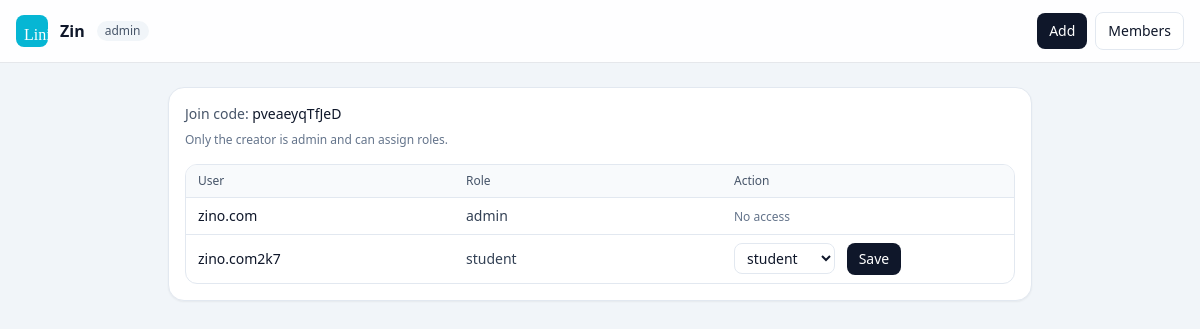
The app's page /boards/1/members/ (signed in) with its own data.
### board/models.py (models this page shows, shortened)
class Board(models.Model):
    name = models.CharField(max_length=120, default="Untitled board")
    created_by = models.ForeignKey(
        settings.AUTH_USER_MODEL,
        on_delete=models.CASCADE,
        related_name="created_boards",
    )
    join_code = models.CharField(max_length=16, unique=True, db_index=True)
    created_at = models.DateTimeField(auto_now_add=True)

class BoardMember(models.Model):
    ROLE_ADMIN = "admin"
    ROLE_MENTOR = "mentor"
    ROLE_STUDENT = "student"
    ROLE_SPECTATOR = "spectator"
    ROLE_CHOICES = [
        (ROLE_ADMIN, "Admin"),
        (ROLE_MENTOR, "Mentor"),
        (ROLE_STUDENT, "Student"),
        (ROLE_SPECTATOR, "Spectator"),
    ]
    board = models.ForeignKey(Board, on_delete=models.CASCADE, related_name="members")
    user = models.ForeignKey(settings.AUTH_USER_MODEL, on_delete=models.CASCADE, related_name="board_memberships")
    role = models.CharField(max_length=12, choices=ROLE_CHOICES, default=ROLE_SPECTATOR)
    joined_at = models.DateTimeField(auto_now_add=True)
    class Meta:
        unique_together = [("board", "user")]

### board/views.py (the view)
# urls.py: path("boards/<int:board_id>/members/", views.members_view, name="members_view"),
@login_required
def members_view(request, board_id: int):
    b = get_object_or_404(Board, id=board_id)
    try:
        role = require_member(b, request.user)
    except PermissionError:
        return _forbidden("not_member")
    members = BoardMember.objects.select_related("user").filter(board=b).order_by("role", "user__username")
    return render(
        request,
        "board/members.html",
        {
            "board": b,
            "role": role,
            "members": members,
        },
    )

### board/permissions.py (called while the page is built)
def get_role(board, user):
    if not user.is_authenticated:
        return None
    m = BoardMember.objects.filter(board=board, user=user).first()
    return m.role if m else None

def require_member(board, user):
    role = get_role(board, user)
    if not role:
        raise PermissionError("not_member")
    return role

### board/templates/board/members.html (shortened to what this page needs)
<!doctype html>
<html lang="en">
<head>
  <script src="https://cdn.tailwindcss.com"></script>
</head>
<body class="min-h-screen bg-slate-100 text-slate-900">
  <header class="sticky top-0 z-40 border-b bg-white/90 backdrop-blur">
    <div class="mx-auto flex max-w-7xl items-center justify-between px-4 py-3">
      <div class="flex items-center gap-3">
        <a href="{% url 'board:home' %}"><div class="h-8 w-8 rounded-lg bg-cyan-500 font-serif text-white p-2">Lini</div></a>
        <div class="font-semibold">{{ board.name }}</div>
        <span class="rounded-full bg-slate-100 px-2 py-0.5 text-xs text-slate-600">{{ role }}</span>
      </div>
      <div class="flex items-center gap-2">
        <button id="newListBtn" class="rounded-lg bg-slate-900 px-3 py-2 text-sm font-medium text-white hover:bg-slate-800">
          Add
        </button>
        <a class="rounded-lg border border-slate-200 bg-white px-3 py-2 text-sm hover:bg-slate-50" href="{% url 'board:members_view' board.id %}">
          Members
        </a>
      </div>
    </div>
  </header>
  <main class="mx-auto max-w-4xl px-4 py-6">
    <div class="rounded-2xl border border-slate-200 bg-white p-4 shadow-sm">
      <div class="text-sm text-slate-600">
        Join code:
        <span class="font-medium text-slate-900">{{ board.join_code }}</span>
      </div>
      <div class="mt-2 text-xs text-slate-500">
        Only the creator is admin and can assign roles.
      </div>
      <div class="mt-4 overflow-hidden rounded-xl border border-slate-200">
        <div class="grid grid-cols-3 bg-slate-50 px-3 py-2 text-xs font-medium text-slate-600">
          <div>User</div>
          <div>Role</div>
          <div>Action</div>
        </div>
        {% for m in members %}
          <div class="grid grid-cols-3 items-center px-3 py-2 text-sm border-t border-slate-200">
            <div class="truncate">{{ m.user.username }}</div>
            <div class="text-slate-700">{{ m.role }}</div>
            <div>
              {% if role == "admin" and m.user_id != board.created_by_id %}
                <select class="roleSelect rounded-lg border border-slate-200 bg-white px-2 py-1 text-sm"
                        data-user-id="{{ m.user_id }}">
                  <option value="student" {% if m.role == "student" %}selected{% endif %}>student</option>
                </select>
                <button class="saveRoleBtn ml-2 rounded-lg bg-slate-900 px-3 py-1.5 text-sm text-white hover:bg-slate-800"
                        data-user-id="{{ m.user_id }}">
                  Save
                </button>
              {% else %}
                <span class="text-xs text-slate-500">No access</span>
              {% endif %}
            </div>
          </div>
        {% endfor %}
      </div>
    </div>
  </main>
</body>
</html>

### records on screen
Board: name "Zin", join_code "pveaeyqTfJeD"
BoardMember: role "admin", user.username "zino.com", shows "No access"
BoardMember: user.username "zino.com2k7", role "student", role+user "student"
